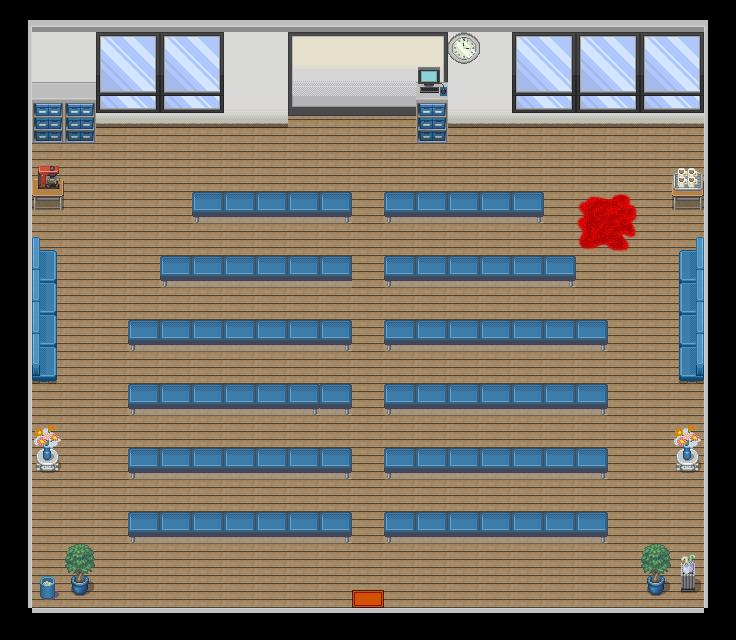

Rendered tile map (Tiled .tmx) drawn with the repository's tilesets; below, a short description and the map source with its tile grids summarised:
An orthogonal 23x20 tile map with 32x32 px tiles, 7 tile layers (Layer 1, Layer 2, Layer 3, Layer 4, ...), 2 hidden layers not drawn, 2 tilesets and 2 objects (Exit, Entry).

<map version="1.0" orientation="orthogonal" renderorder="left-down" width="23" height="20" tilewidth="32" tileheight="32" nextobjectid="3">
 <properties>
  <property name="hasSecretDoor" type="bool" value="false" />
  <property name="id" type="int" value="7" />
  <property name="name" value="Lakehouse" />
 </properties>
 <tileset firstgid="1" name="tileset2" tilewidth="32" tileheight="32" tilecount="459" columns="17">
  <image source="tileset2.png" width="544" height="864" />
 </tileset>
 <tileset firstgid="460" name="meta" tilewidth="32" tileheight="32" spacing="1" tilecount="3" columns="3">
  <image source="metaTile.png" width="98" height="32" />
  <tile id="0">
   <properties>
    <property name="collidable" type="bool" value="true" />
   </properties>
  </tile>
  <tile id="1">
   <properties>
    <property name="hidingSpot" type="bool" value="true" />
   </properties>
  </tile>
 </tileset>
 <layer name="Layer 1" width="23" height="20">
  <data>[460 cells, 448 non-empty, 8 distinct tile ids]</data>
 </layer>
 <layer name="Layer 2" width="23" height="20">
  <data>[460 cells, 151 non-empty, 32 distinct tile ids]</data>
 </layer>
 <layer name="Layer 3" width="23" height="20">
  <data>[460 cells, 7 non-empty, 6 distinct tile ids]</data>
 </layer>
 <layer name="Layer 4" width="23" height="20">
  <data>[460 cells, 1 non-empty, 1 distinct tile ids]</data>
 </layer>
 <layer name="Doors" width="23" height="20">
  <data>[460 cells, 1 non-empty, 1 distinct tile ids]</data>
 </layer>
 <layer name="Blood" width="23" height="20">
  <data>[460 cells, 4 non-empty, 4 distinct tile ids]</data>
 </layer>
 <layer name="Over Player" width="23" height="20">
  <data>[460 cells, 4 non-empty, 2 distinct tile ids]</data>
 </layer>
 <layer name="HidingSpot" width="23" height="20" visible="0">
  <data>[460 cells, 3 non-empty, 1 distinct tile ids]</data>
 </layer>
 <layer name="Collision" width="23" height="20" visible="0">
  <data>[460 cells, 242 non-empty, 1 distinct tile ids]</data>
 </layer>
 <objectgroup name="Transition">
  <object id="1" name="toComputerRoom" type="Exit" x="352" y="608" width="32" height="32">
   <properties>
    <property name="connectedRoomId" type="int" value="6" />
    <property name="direction" value="SOUTH" />
   </properties>
  </object>
  <object id="2" name="fromComputerRoom" type="Entry" x="352" y="576" width="32" height="32">
   <properties>
    <property name="connectedRoomId" type="int" value="6" />
    <property name="direction" value="NORTH" />
   </properties>
  </object>
 </objectgroup>
</map>
